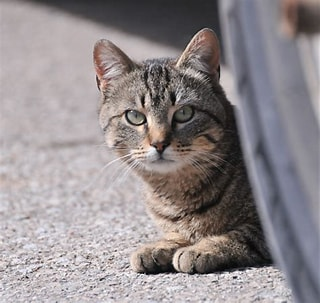
#> input picture 1.jpg, 320 x 303 px
$ python 5.py
#> lines starting #> are read from the running program, lines starting #| are printed output that depends on the picture; after the words box and inside, x2 and y2 are one past the last pixel; in counts of white or black regions, pixels touching at a corner belong together
import cv2
img=cv2.imread('1.jpg',0)
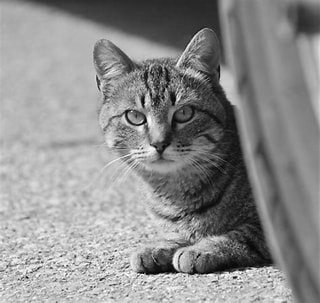
#> img: shape (303, 320); min 0, max 255, mean 141.1
cv2.imshow('Grayscale',img)
cv2.waitKey(5000)
man,binary=cv2.threshold(img,100,255,cv2.THRESH_BINARY)
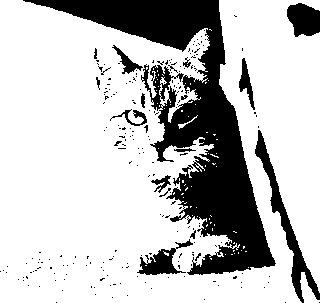
#> binary: shape (303, 320); 75.7% white; 222 black regions (206 under 20 px), largest, box (x1, y1, x2, y2) and area: (23, 0, 276, 275) 18582, (255, 130, 320, 303) 1739, (287, 3, 320, 37) 859
cv2.imshow('BINARY IMAGE',binary)
cv2.waitKey(0)
cv2.destroyAllWindows()
